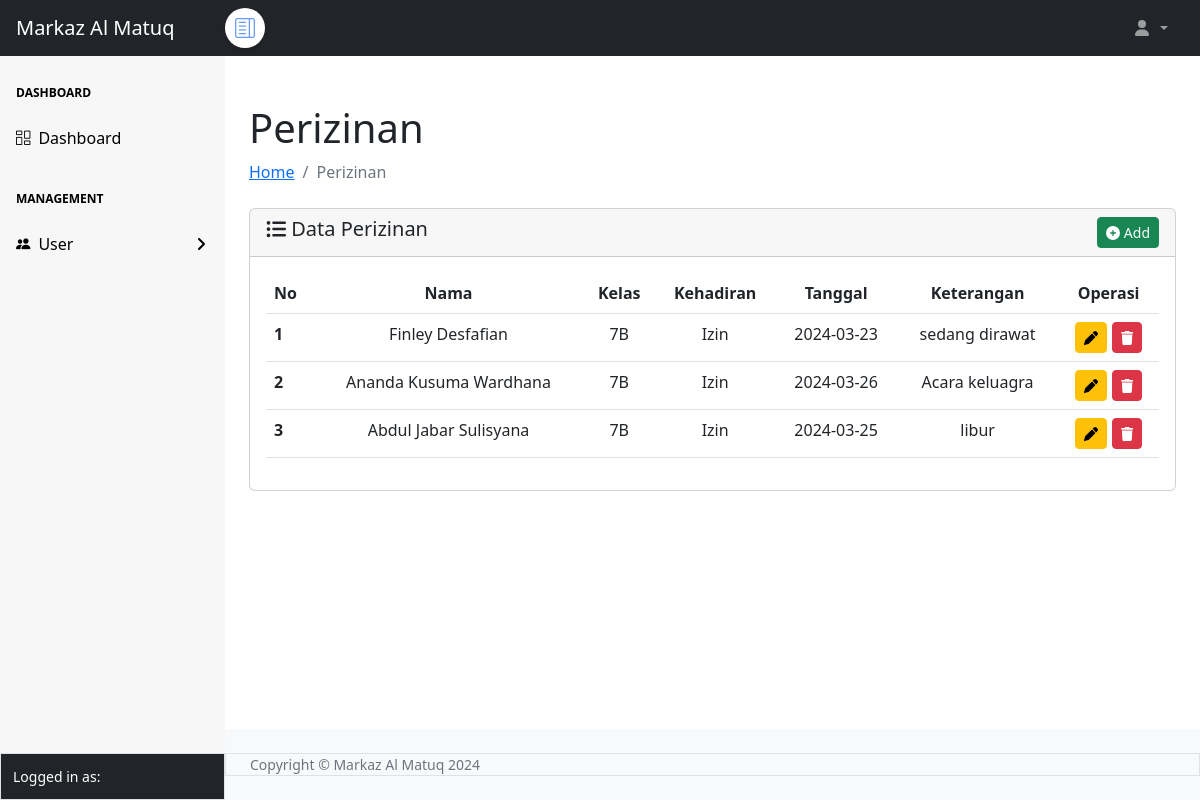
The app's page /izinsantri/perizinan.php (signed in) with its own data.
### tables this page shows
CREATE TABLE tbl_perizinan (
  id INT AUTO_INCREMENT PRIMARY KEY,
  nama VARCHAR(100) DEFAULT NULL,
  kelas VARCHAR(100) DEFAULT NULL,
  kehadiran enum('Hadir','Izin','Sakit','Alpha') DEFAULT NULL,
  tanggal date DEFAULT NULL,
  keterangan text DEFAULT NULL
);

### config.php (called while the page is built, shortened)
<?php
$main_url = "http://localhost:8080/hudhuur/";

### izinsantri/perizinan.php (the view, shortened to what this page needs)
<?php
require_once "../config.php";
require_once "../template/header.php";
require_once "../template/navbar.php";
require_once "../template/sidebar.php";
?>
<div id="layoutSidenav_content">
    <main>
        <div class="container-fluid px-4">
            <h1 class="mt-5">Perizinan</h1>
            <ol class="breadcrumb mb-4">
                <li class="breadcrumb-item "><a href="../index.php">Home</a></li>
                <li class="breadcrumb-item active">Perizinan</li>
            </ol>
            <div class="card">
                <div class="card-header">
                    <span class="h5 my-2"><i class="fa-solid fa-list-ul"></i> Data Perizinan</span>
                    <a href="<?= $main_url ?>izinsantri/add-perizinan.php" class="btn btn-sm btn-success float-end"> <i class="fa-solid fa-circle-plus"></i> Add </a>
                </div>
                <div class="card-body">
                    <table class=" table table-hover" id="datatablesSimple">
                        <thead>
                            <tr>
                                <th scope="col">No</th>
                                <th scope="col">
                                    <center>Nama<center>
                                </th>
                                <th scope="col">
                                    <center>Kelas<center>
                                </th>
                                <th scope="col">
                                    <center>Kehadiran<center>
                                </th>
                                <th scope="col">
                                    <center>Tanggal<center>
                                </th>
                                <th scope="col">
                                    <center>Keterangan<center>
                                </th>
                                <th scope="col">
                                    <center>Operasi<center>
                                </th>
                            </tr>
                        </thead>
                        <tbody>
                            <?php
                            $no = 1;
                            $queryPerizinan = mysqli_query($koneksi, "SELECT * FROM tbl_perizinan");
                            while ($data = mysqli_fetch_array($queryPerizinan)) {
                            ?>
                                <tr>
                                    <th scope="row"><?= $no++ ?></th>
                                    <td align="center"><?= $data['nama'] ?></td>
                                    <td align="center"><?= $data['kelas'] ?></td>
                                    <td align="center"><?= $data['kehadiran'] ?></td>
                                    <td align="center"><?= $data['tanggal'] ?></td>
                                    <td align="center"><?= $data['keterangan'] ?></td>
                                    <td align="center">
                                        <a href="edit-perizinan.php?id=<?= $data['id'] ?>" class="btn btn-sm btn-warning"><i class="fa-solid fa-pen" title="Update perizinan"></i></a>
                                        <button type="button" class="btn btn-sm btn-danger" id="btnDelete" title="deleteperizinan" data-id="<?= $data['id'] ?>">
                                            <i class="fa-solid fa-trash"></i></button>
                                    </td>
                                </tr>
                            <?php } ?>
                        </tbody>
                    </table>
                </div>
            </div>
        </div>
    </main>
    <?php
    require_once "../template/footer.php";
    ?>

### template/header.php (shortened to what this page needs)
<!DOCTYPE html>
<html lang="en">
<head>
    <link href="https://cdn.jsdelivr.net/npm/simple-datatables@7.1.2/dist/style.min.css?v=7.1.2" rel="stylesheet">
    <link href="<?= $main_url ?>asset/sb-admin/css/styles.css?" rel="stylesheet">
    <link href="https://cdn.jsdelivr.net/npm/bootstrap-icons/font/bootstrap-icons.css?v=1.11.3" rel="stylesheet">
    <link href="https://cdn.jsdelivr.net/npm/select2@4.1.0-rc.0/dist/css/select2.min.css" rel="stylesheet" />
</head>

### template/navbar.php (shortened to what this page needs)
<link href="<?= $main_url ?>template/nav.css" rel="stylesheet">
<body class="sb-nav-fixed">
    <nav class="sb-topnav navbar navbar-expand navbar-dark bg-dark">
        <a class="navbar-brand ps-3" href="<?= $main_url ?>dashboard/dashboard-<?= strtolower($_SESSION['role']) ?>.php">Markaz Al Matuq</a>
        <button class="btn btn-link btn-sm order-1 order-lg-0 me-4 me-lg-0 btn-icon" id="sidebarToggle" aria-label="Toggle Sidebar" href="#!">
    <i class="bi bi-layout-text-sidebar"></i>
</button>
       <ul class="navbar-nav ms-auto me-3 me-lg-4">
    <li class="nav-item">
        <div class="d-flex align-items-center">
            <a class="nav-link dropdown-toggle" id="navbarDropdown" href="#" role="button" data-bs-toggle="dropdown" aria-expanded="false">
                <i class="fas fa-user fa-fw"></i>
            </a>
        </div>
    </li>
</ul>
    </nav>
</body>

### template/sidebar.php (shortened to what this page needs)
<div id="layoutSidenav">
    <div id="layoutSidenav_nav">
        <nav class="sb-sidenav accordion sb-sidenav-dark" id="sidenavAccordion">
            <div class="sb-sidenav-menu">
                <div class="nav">
                    <div class="sb-sidenav-menu-heading">Dashboard</div>
                    <a class="nav-link" href="<?= $main_url ?>dashboard/dashboard-<?= strtolower($_SESSION['role']) ?>.php">
                        <div class="sb-nav-link-icon"><i class="bi bi-columns-gap"></i></div>
                        Dashboard
                    </a>
                    <div class="sb-sidenav-menu-heading">Management</div>
                    <a class="nav-link collapsed" href="#" data-bs-toggle="collapse" data-bs-target="#collapseUser" aria-expanded="false" aria-controls="collapseUser">
                        <div class="sb-nav-link-icon"><i class="bi bi-people-fill"></i></div>
                        User
                        <div class="sb-sidenav-collapse-arrow"><i class="fas fa-angle-down" style="color: #000000 !important;"></i></div>
                    </a>
                </div>
            </div>
            <div class="sb-sidenav-footer border">
                <div class="small">Logged in as:</div>
            </div>
        </nav>
    </div>

### template/footer.php (shortened to what this page needs)
<footer class="py-4 bg-light mt-auto">
    <div class="container-fluid px-4 border">
        <div class="d-flex align-items-center justify-content-between small">
            <div class="text-muted">Copyright &copy; Markaz Al Matuq <?php echo date('Y'); ?></div>
        </div>
    </div>
</footer>

### template/nav.css (style rules this page uses)
.btn-icon { position: relative; padding: 0; border: none; background: transparent; }
.btn-icon i { position: relative; padding: 10px; border-radius: 50%; background-color: white; color: #6B9BF5; display: inline-flex; align-items: center; justify-content: center; font-size: 1.25rem; }
.btn-icon i { box-shadow: 0 2px 4px rgba(0, 0, 0, 0.1); }

### template/sidebar.php (style rules this page uses)
.sb-sidenav, .sb-sidenav-menu, .sb-sidenav-footer { background-color: #F7F7F7 !important; }
.sb-sidenav-menu-heading { color: #000000 !important; }
.sb-sidenav .nav-link { color: #000000 !important; }
.sb-sidenav .sb-nav-link-icon i { color: #000000 !important; }
.sb-sidenav-footer .small { color: #ffffff !important; }
.sb-sidenav-footer { background-color: #212529 !important; }
.sb-nav-link-icon i { color: #000000 !important; }

### records on screen
tbl_perizinan: nama "Finley Desfafian", kelas "7B", kehadiran "Izin", tanggal "2024-03-23", keterangan "sedang dirawat"
tbl_perizinan: nama "Ananda Kusuma Wardhana", kelas "7B", kehadiran "Izin", tanggal "2024-03-26", keterangan "Acara keluagra"
tbl_perizinan: nama "Abdul Jabar Sulisyana", kelas "7B", kehadiran "Izin", tanggal "2024-03-25", keterangan "libur"
